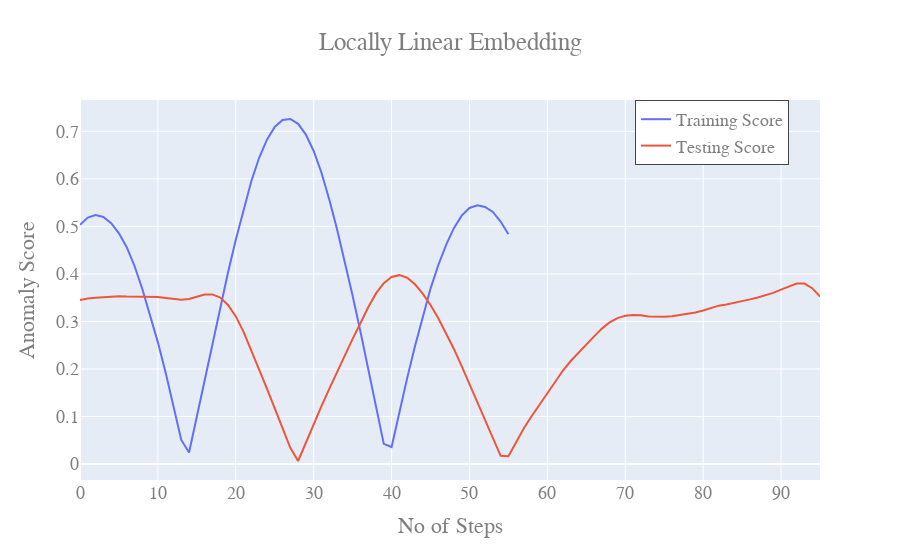

Notebook code for this chart:
### Code cell
fig=go.Figure(data=[train_scores, test_scores], layout=layout)
fig.show()
